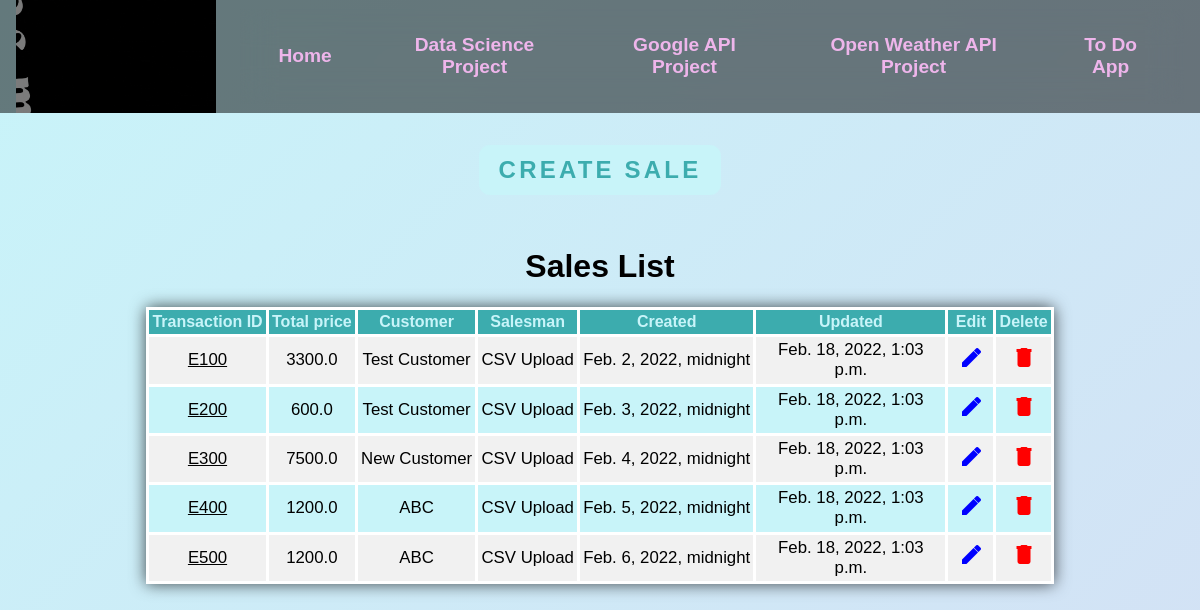
The app's page /datascience/sales_list/, older data.
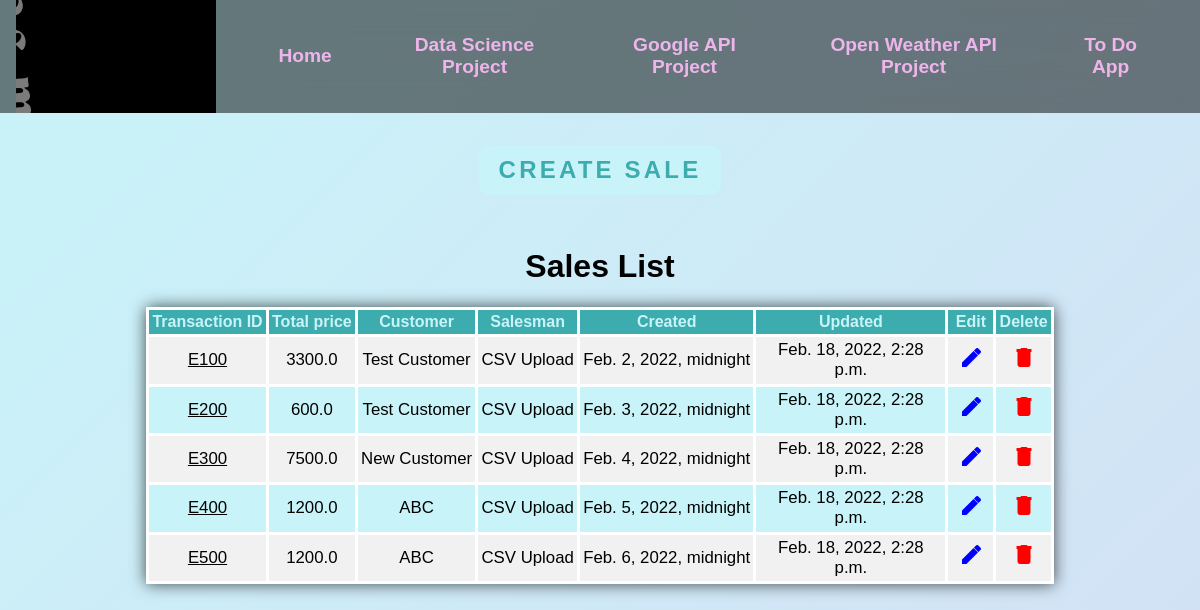
The same page, newer data.
### datascience/models.py (models this page shows, shortened)
class Sale(models.Model):
    transaction_id = models.CharField(max_length=12, blank=True) # we will create a function to generate it automaticly
    positions = models.ManyToManyField(Position) # the list of positions that we are including in the sale object
    total_price = models.FloatField(blank=True, null=True)
    customer = models.ForeignKey(Customer, limit_choices_to={'is_active': True}, on_delete=models.CASCADE)
    salesman = models.CharField(max_length=100, null=True, blank=True)
    is_active = models.BooleanField(default=True)
    created = models.DateTimeField(blank=True, null=True) # blank=True, null=True in order to see them in Django admin
    updated = models.DateTimeField(auto_now=True)
    def get_absolute_url(self):
        return reverse("datascience:sale_details", kwargs={"pk": self.pk})

class Customer(models.Model):
    name = models.CharField(max_length=100)
    is_active = models.BooleanField(default=True)
    def __str__(self) -> str:
        return str(self.name)

### datascience/views.py (the view)
# urls.py: path("sales_list/", views.SaleListView.as_view(), name="sales_list"),
class SaleListView(ListView):
    model = Sale
    template_name = "datascience/sales/sales_list.html"
    def get_queryset(self):
        return self.model.objects.filter(is_active=True)

### templates/datascience/sales/sales_list.html (shortened to what this page needs)
{% extends 'base.html' %}
{% load static %}
{% block content %}
<div class="align-center">
    <div class="buttons-container">
        <a class="submit-neon" href="{% url 'datascience:sales_create' %}">
            Create Sale
        </a>
    </div>
    <h1>Sales List</h1>
    <table>
        <thead>
            <tr>
                <th>Transaction ID</th>
                <th>Total price</th>
                <th>Customer</th>
                <th>Salesman</th>
                <th>Created</th>
                <th>Updated</th>
                <th>Edit</th>
                <th>Delete</th>
            </tr>
        </thead>
        <tbody>
            {% for obj in object_list %}
            <tr>
                <td><a href="{{obj.get_absolute_url}}">{{obj.transaction_id}}</a></td>
                <td>{{obj.total_price}}</td>
                <td>{{obj.customer}}</td>
                <td>{{obj.salesman}}</td>
                <td>{{obj.created}}</td>
                <td>{{obj.updated}}</td>
                <td>
                    <a style="color:blue" href="{% url 'datascience:sales_update' obj.id %}">
                        <span class="material-icons">
                        </span>
                    </a>
                </td>
                <td>
                    <a style="color:red" href="{% url 'datascience:sales_delete' obj.id %}">
                        <span class="material-icons">
                        </span>
                    </a>
                </td>
            </tr>
            {% endfor %}
        </tbody>
    </table>
</div>
{% endblock %}

Row changes from the older to the newer data that the page shows:
removed Sale: transaction_id "E100", total_price "3300.0", customer "Test Customer", salesman "CSV Upload", created "Feb. 2, 2022, midnight", updated "Feb. 18, 2022, 1:03 p.m."
removed Sale: transaction_id "E200", total_price "600.0", customer "Test Customer", salesman "CSV Upload", created "Feb. 3, 2022, midnight", updated "Feb. 18, 2022, 1:03 p.m."
removed Sale: transaction_id "E300", total_price "7500.0", customer "New Customer", salesman "CSV Upload", created "Feb. 4, 2022, midnight", updated "Feb. 18, 2022, 1:03 p.m."
removed Sale: transaction_id "E400", total_price "1200.0", customer "ABC", salesman "CSV Upload", created "Feb. 5, 2022, midnight", updated "Feb. 18, 2022, 1:03 p.m."
removed Sale: transaction_id "E500", total_price "1200.0", customer "ABC", salesman "CSV Upload", created "Feb. 6, 2022, midnight", updated "Feb. 18, 2022, 1:03 p.m."
added Sale: transaction_id "E100", total_price "3300.0", customer "Test Customer", salesman "CSV Upload", created "Feb. 2, 2022, midnight", updated "Feb. 18, 2022, 2:28 p.m."
added Sale: transaction_id "E200", total_price "600.0", customer "Test Customer", salesman "CSV Upload", created "Feb. 3, 2022, midnight", updated "Feb. 18, 2022, 2:28 p.m."
added Sale: transaction_id "E300", total_price "7500.0", customer "New Customer", salesman "CSV Upload", created "Feb. 4, 2022, midnight", updated "Feb. 18, 2022, 2:28 p.m."
added Sale: transaction_id "E400", total_price "1200.0", customer "ABC", salesman "CSV Upload", created "Feb. 5, 2022, midnight", updated "Feb. 18, 2022, 2:28 p.m."
added Sale: transaction_id "E500", total_price "1200.0", customer "ABC", salesman "CSV Upload", created "Feb. 6, 2022, midnight", updated "Feb. 18, 2022, 2:28 p.m."
